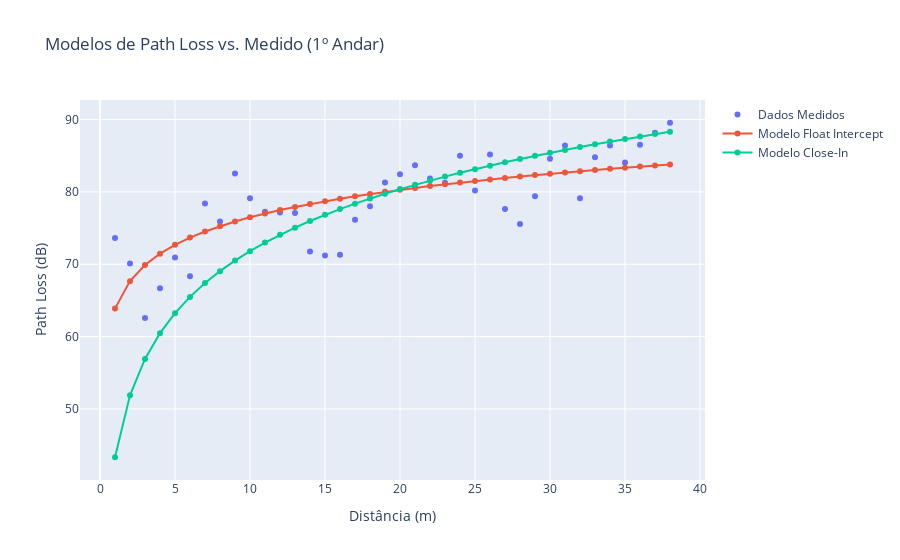

The notebook cell this image was saved under:
### Code cell
# Análise para o 1º Andar
print("\n--- Resultados para o 1º Andar ---")
fi_1andar, _, _ = float_intercept(df_real_1andar[['distancia', 'Cp', 'pl']])
ci_1andar, _ = close_in(df_real_1andar[['distancia', 'Cp', 'pl']])

fig_modelos_1andar = go.Figure()
fig_modelos_1andar.add_trace(go.Scatter(x=df_real_1andar.distancia, y=df_real_1andar['pl'], name='Dados Medidos', mode='markers'))
fig_modelos_1andar.add_trace(go.Scatter(x=df_real_1andar.distancia, y=fi_1andar, name='Modelo Float Intercept', mode='lines+markers'))
fig_modelos_1andar.add_trace(go.Scatter(x=df_real_1andar.distancia, y=ci_1andar, name='Modelo Close-In', mode='lines+markers'))
fig_modelos_1andar.update_layout(title='Modelos de Path Loss vs. Medido (1º Andar)', xaxis_title='Distância (m)', yaxis_title='Path Loss (dB)')
fig_modelos_1andar.show()

### Figure 1 — Plotly figure (JSON) as saved in the notebook; plotly's stock layout.template omitted (floating-point values rounded to 4 significant figures)
{"data": [{"mode": "markers", "name": "Dados Medidos", "type": "scatter", "x": [1, 2, 3, 4, 5, 6, 7, 8, 9, 10, 11, 12, 13, 14, 15, 16, 17, 18, 19, 20, 21, 22, 23, 24, 25, 26, 27, 28, 29, 30, 31, 32, 33, 34, 35, 36, 37, 38], "y": [73.64, 70.12, 62.56, 66.67, 70.95, 68.33, 78.4, 75.9, 82.56, 79.11, 77.27, 77.14, 77.08, 71.76, 71.2, 71.31, 76.16, 78.02, 81.3, 82.45, 83.69, 81.85, 81.26, 85.01, 80.21, 85.17, 77.63, 75.58, 79.41, 84.6, 86.41, 79.11, 84.8, 86.4, 84.05, 86.53, 88.17, 89.56]}, {"mode": "lines+markers", "name": "Modelo Float Intercept", "type": "scatter", "x": [1, 2, 3, 4, 5, 6, 7, 8, 9, 10, 11, 12, 13, 14, 15, 16, 17, 18, 19, 20, 21, 22, 23, 24, 25, 26, 27, 28, 29, 30, 31, 32, 33, 34, 35, 36, 37, 38], "y": [63.87, 67.67, 69.89, 71.47, 72.69, 73.69, 74.53, 75.27, 75.91, 76.49, 77.01, 77.49, 77.93, 78.33, 78.71, 79.06, 79.4, 79.71, 80.01, 80.29, 80.56, 80.81, 81.05, 81.29, 81.51, 81.73, 81.93, 82.13, 82.32, 82.51, 82.69, 82.86, 83.03, 83.2, 83.36, 83.51, 83.66, 83.81]}, {"mode": "lines+markers", "name": "Modelo Close-In", "type": "scatter", "x": [1, 2, 3, 4, 5, 6, 7, 8, 9, 10, 11, 12, 13, 14, 15, 16, 17, 18, 19, 20, 21, 22, 23, 24, 25, 26, 27, 28, 29, 30, 31, 32, 33, 34, 35, 36, 37, 38], "y": [43.32, 51.9, 56.92, 60.47, 63.24, 65.49, 67.4, 69.05, 70.51, 71.81, 72.99, 74.07, 75.06, 75.97, 76.83, 77.63, 78.38, 79.08, 79.75, 80.39, 80.99, 81.57, 82.12, 82.64, 83.15, 83.63, 84.1, 84.55, 84.98, 85.4, 85.81, 86.2, 86.58, 86.95, 87.31, 87.66, 88.0, 88.33]}], "layout": {"title": {"text": "Modelos de Path Loss vs. Medido (1º Andar)"}, "xaxis": {"title": {"text": "Distância (m)"}}, "yaxis": {"title": {"text": "Path Loss (dB)"}}}}
